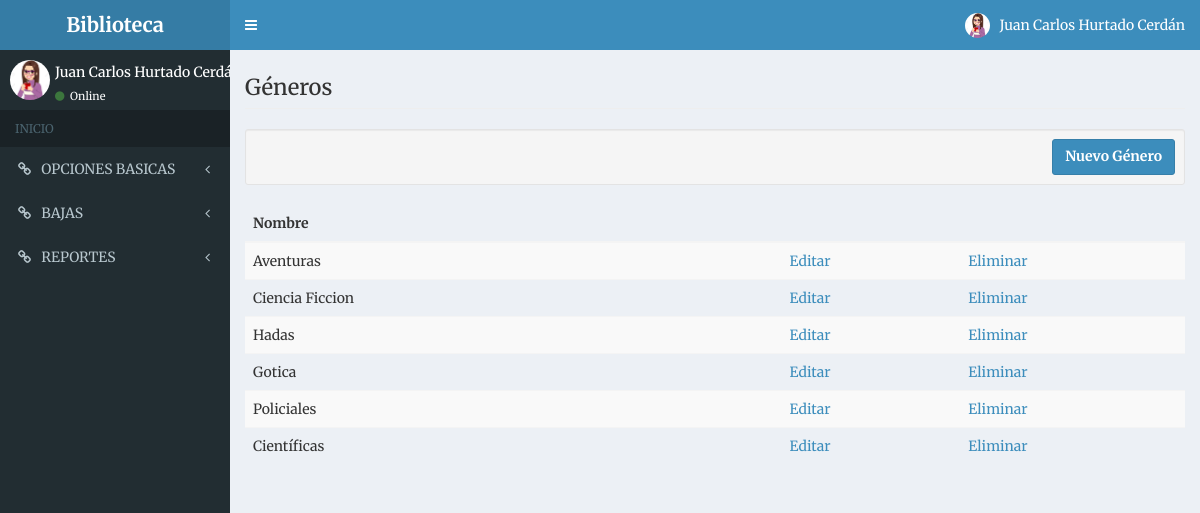
The page /?c=Genero&a=Index (signed in) on the database its author committed.
### tables this page shows
CREATE TABLE IF NOT EXISTS `generos`
(
 `id` int(11) NOT NULL AUTO_INCREMENT,
 `nombre_genero` varchar(255) NOT NULL DEFAULT '',
 `estado_id` int NOT NULL,
 PRIMARY KEY (`id`),
 KEY `fk_genero_estado_id` (`estado_id`),
 CONSTRAINT `fk_genero_estado_id` FOREIGN KEY (`estado_id`) REFERENCES `estados` (`id`)
);

### controller/genero.controller.php (called while the page is built, shortened)
<?php
require_once 'model/genero.php';
class GeneroController{
	private $model;
	public function __CONSTRUCT(){
		$this->model = new Genero();
	}
	public function Index(){
		$alm = $this->model->Listar();
		require_once 'view/inicio/inicio.php';
		require_once 'view/genero/genero.php';
		require_once 'view/footer.php';
	}
}
?>

### model/database.php (called while the page is built)
<?php
class Database
{
    public static function StartUp()
    {
        $pdo = new PDO('mysql:host=localhost;dbname=bibliotecapp;charset=utf8', 'root', '');
        $pdo->setAttribute(PDO::ATTR_ERRMODE, PDO::ERRMODE_EXCEPTION);
        return $pdo;
    }
}

### model/genero.php (called while the page is built, shortened)
<?php
class Genero{
	private $pdo;
	public function __CONSTRUCT(){
		try {
			$this->pdo = Database::StartUp();
		} catch (Exception $e) {
			die($e->getMessage());
		}
	}
	public function Listar(){
		try {
			$stm = $this->pdo->prepare("SELECT * FROM generos WHERE estado_id = 1");
			$stm->execute();
			return $stm->fetchAll(PDO::FETCH_OBJ);
		} catch (Exception $e) {
			die($e->getMessage());
		}
	}
}
 ?>

### view/genero/genero.php (the view)
<h1 class="page-header">Géneros</h1>
<div class="well well-sm text-right">
<?php if ($_SESSION['users_tipos_id']!= 2 ) {
    ?>
	<a href="?c=Genero&a=Crud" class="btn btn-primary">Nuevo Género</a>
	<?php
            }
    ?>
</div>
<table class="table table-striped">
	<thead>
		<tr>
			<th style="width: 180px;">Nombre</th>
			<th style="width: 60px;"></th>
			<th style="width: 60px; "></th>
		</tr>
	</thead>
	<tbody>
		<?php
		foreach($alm as $r):
		?>
		<tr>
			<td><?php echo $r->nombre_genero; ?></td>
			<td>
				<?php if ($_SESSION['users_tipos_id']!= 2 ) {
				?>
				<a href="?c=Genero&a=Crud&id=<?php echo $r->id; ?>">Editar</a>
				<?php
					}
				?>
			</td>
			<td>
				<?php if ($_SESSION['users_tipos_id']!= 2 ) {
					?>
				<a href="?c=Genero&a=Eliminar&id=<?php echo $r->id; ?>" onclick="javascript:return confirm('¿Seguro de eliminar este registro?');">Eliminar</a>
				<?php
					}
				?>
			</td>
		</tr>
		<?php endforeach; ?>
	</tbody>
</table>

### assets/css/style.css (style rules this page uses)
body, html { height: 100%; background-repeat: no-repeat; background-image: linear-gradient(rgb(104, 145, 162), rgb(12, 97, 33)); }
.btn { font-weight: 700; height: 36px; -moz-user-select: none; -webkit-user-select: none; user-select: none; cursor: default; }

### rows shown on the page
generos: nombre_genero "Aventuras"
generos: nombre_genero "Ciencia Ficcion"
generos: nombre_genero "Hadas"
generos: nombre_genero "Gotica"
generos: nombre_genero "Policiales"
generos: nombre_genero "Científicas"

### other values the page prints
$_SESSION['user'] "Juan Carlos Hurtado Cerdán"
$_SESSION['user'] "Juan Carlos Hurtado…"
